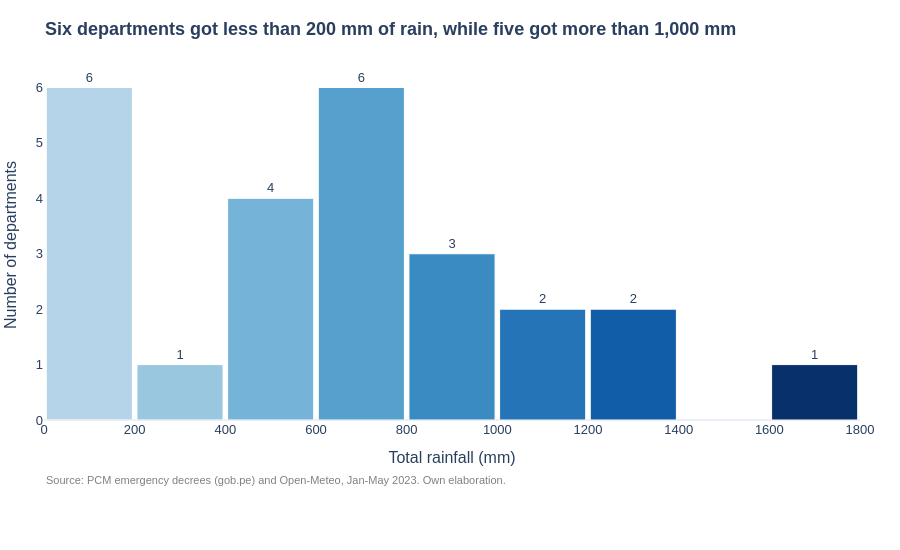

The notebook cell saved with this chart:
### Markdown cell above
## 5. Distribution of rainfall across departments (histogram)

In order to describe how rainfall was distributed across the country, a histogram was used, which groups departments into ranges of total rainfall and counts how many fall within each range. Unlike the previous charts, this one does not compare departments individually, but rather shows the overall shape of the distribution.

As the chart shows, rainfall during the 2023 season was highly unequal. On the one hand, six departments, most of them on the arid coast such as Tacna, Lima and Ica, recorded less than 200 mm. On the other hand, five departments, mainly in the Amazon such as Loreto, Ucayali and Madre de Dios, exceeded 1,000 mm. This contrast is relevant to our question, given that the coastal departments received many declarations despite their low rainfall.

### Code cell
# One color per rainfall range: light blue = little rain, dark blue = a lot
cortes = list(range(0, 2000, 200))
etiquetas = [f"{c}-{c + 200}" for c in cortes[:-1]]
tabla["rango"] = pd.cut(tabla["lluvia_total_mm"], bins=cortes, labels=etiquetas).astype(str)
colores = px.colors.sample_colorscale("Blues", [0.3 + 0.7 * i / 8 for i in range(9)])

fig = px.histogram(tabla, x="lluvia_total_mm", color="rango", text_auto=True,
                   category_orders={"rango": etiquetas},
                   color_discrete_sequence=colores,
                   labels={"lluvia_total_mm": "Total rainfall (mm)"},
                   title="<b>Six departments got less than 200 mm of rain, while five got more than 1,000 mm</b>",
                   height=550)
fig.update_traces(xbins=dict(start=0, end=1800, size=200),
                  marker_line=dict(width=1, color="white"),
                  textposition="outside", cliponaxis=False)
fig.update_layout(
    showlegend=False,
    yaxis_title="Number of departments",
    template="plotly_white",
    font=dict(family="Arial", size=13),
    title_font_size=18,
    bargap=0.05,
    margin=dict(l=10, r=40, t=70, b=130),
    xaxis=dict(dtick=200),
    yaxis=dict(showgrid=False),
    annotations=[dict(
        text=fuente, showarrow=False, xref="paper", yref="paper",
        x=0, y=-0.15, yanchor="top", font=dict(size=11, color="gray"),
    )],
)
fig.show()

### Figure 1 — Plotly figure (JSON) as saved in the notebook; plotly's stock layout.template omitted (floating-point values rounded to 4 significant figures)
{"data": [{"bingroup": "x", "cliponaxis": false, "hovertemplate": "rango=0-200<br>Total rainfall (mm)=%{x}<br>count=%{y}<extra></extra>", "legendgroup": "0-200", "marker": {"color": "rgb(182, 212, 233)", "line": {"color": "white", "width": 1}, "pattern": {"shape": ""}}, "name": "0-200", "orientation": "v", "showlegend": true, "textposition": "outside", "texttemplate": "%{value}", "type": "histogram", "x": [55.5, 113.6, 177.2, 55.5, 83.9, 28.2], "xaxis": "x", "xbins": {"end": 1800, "size": 200, "start": 0}, "yaxis": "y"}, {"bingroup": "x", "cliponaxis": false, "hovertemplate": "rango=200-400<br>Total rainfall (mm)=%{x}<br>count=%{y}<extra></extra>", "legendgroup": "200-400", "marker": {"color": "rgb(153, 199, 224)", "line": {"color": "white", "width": 1}, "pattern": {"shape": ""}}, "name": "200-400", "orientation": "v", "showlegend": true, "textposition": "outside", "texttemplate": "%{value}", "type": "histogram", "x": [362.0], "xaxis": "x", "xbins": {"end": 1800, "size": 200, "start": 0}, "yaxis": "y"}, {"bingroup": "x", "cliponaxis": false, "hovertemplate": "rango=400-600<br>Total rainfall (mm)=%{x}<br>count=%{y}<extra></extra>", "legendgroup": "400-600", "marker": {"color": "rgb(117, 180, 216)", "line": {"color": "white", "width": 1}, "pattern": {"shape": ""}}, "name": "400-600", "orientation": "v", "showlegend": true, "textposition": "outside", "texttemplate": "%{value}", "type": "histogram", "x": [414.6, 498.4, 524.3, 445.8], "xaxis": "x", "xbins": {"end": 1800, "size": 200, "start": 0}, "yaxis": "y"}, {"bingroup": "x", "cliponaxis": false, "hovertemplate": "rango=600-800<br>Total rainfall (mm)=%{x}<br>count=%{y}<extra></extra>", "legendgroup": "600-800", "marker": {"color": "rgb(86, 160, 206)", "line": {"color": "white", "width": 1}, "pattern": {"shape": ""}}, "name": "600-800", "orientation": "v", "showlegend": true, "textposition": "outside", "texttemplate": "%{value}", "type": "histogram", "x": [726.2, 796.6, 714.0, 750.4, 719.4, 660.4], "xaxis": "x", "xbins": {"end": 1800, "size": 200, "start": 0}, "yaxis": "y"}, {"bingroup": "x", "cliponaxis": false, "hovertemplate": "rango=800-1000<br>Total rainfall (mm)=%{x}<br>count=%{y}<extra></extra>", "legendgroup": "800-1000", "marker": {"color": "rgb(59, 139, 195)", "line": {"color": "white", "width": 1}, "pattern": {"shape": ""}}, "name": "800-1000", "orientation": "v", "showlegend": true, "textposition": "outside", "texttemplate": "%{value}", "type": "histogram", "x": [817.8, 850.8, 931.4], "xaxis": "x", "xbins": {"end": 1800, "size": 200, "start": 0}, "yaxis": "y"}, {"bingroup": "x", "cliponaxis": false, "hovertemplate": "rango=1000-1200<br>Total rainfall (mm)=%{x}<br>count=%{y}<extra></extra>", "legendgroup": "1000-1200", "marker": {"color": "rgb(36, 116, 183)", "line": {"color": "white", "width": 1}, "pattern": {"shape": ""}}, "name": "1000-1200", "orientation": "v", "showlegend": true, "textposition": "outside", "texttemplate": "%{value}", "type": "histogram", "x": [1146.0, 1050.0], "xaxis": "x", "xbins": {"end": 1800, "size": 200, "start": 0}, "yaxis": "y"}, {"bingroup": "x", "cliponaxis": false, "hovertemplate": "rango=1200-1400<br>Total rainfall (mm)=%{x}<br>count=%{y}<extra></extra>", "legendgroup": "1200-1400", "marker": {"color": "rgb(18, 94, 166)", "line": {"color": "white", "width": 1}, "pattern": {"shape": ""}}, "name": "1200-1400", "orientation": "v", "showlegend": true, "textposition": "outside", "texttemplate": "%{value}", "type": "histogram", "x": [1248.0, 1316.0], "xaxis": "x", "xbins": {"end": 1800, "size": 200, "start": 0}, "yaxis": "y"}, {"bingroup": "x", "cliponaxis": false, "hovertemplate": "rango=1600-1800<br>Total rainfall (mm)=%{x}<br>count=%{y}<extra></extra>", "legendgroup": "1600-1800", "marker": {"color": "rgb(8, 48, 107)", "line": {"color": "white", "width": 1}, "pattern": {"shape": ""}}, "name": "1600-1800", "orientation": "v", "showlegend": true, "textposition": "outside", "texttemplate": "%{value}", "type": "histogram", "x": [1605.0], "xaxis": "x", "xbins": {"end": 1800, "size": 200, "start": 0}, "yaxis": "y"}], "layout": {"annotations": [{"font": {"color": "gray", "size": 11}, "showarrow": false, "text": "Source: PCM emergency decrees (gob.pe) and Open-Meteo, Jan-May 2023. Own elaboration.", "x": 0, "xref": "paper", "y": -0.15, "yanchor": "top", "yref": "paper"}], "bargap": 0.05, "barmode": "relative", "font": {"family": "Arial", "size": 13}, "height": 550, "legend": {"title": {"text": "rango"}, "tracegroupgap": 0}, "margin": {"b": 130, "l": 10, "r": 40, "t": 70}, "showlegend": false, "title": {"font": {"size": 18}, "text": "<b>Six departments got less than 200 mm of rain, while five got more than 1,000 mm</b>"}, "xaxis": {"anchor": "y", "domain": [0.0, 1.0], "dtick": 200, "title": {"text": "Total rainfall (mm)"}}, "yaxis": {"anchor": "x", "domain": [0.0, 1.0], "showgrid": false, "title": {"text": "Number of departments"}}}}
